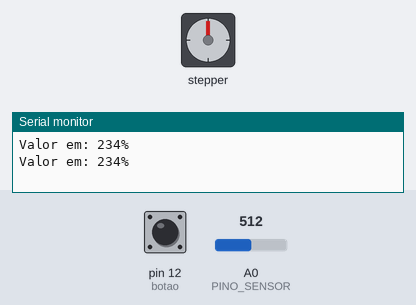
Simulated run of this sketch. Board: Arduino Uno, built with avr-gcc and run on an emulated ATmega328P. On the bench: stepper motor, the last lines printed to the serial monitor. The inputs (shaded band) are chosen by the test bench; at power-on: A0 (PINO_SENSOR) = 512, pin 12 (botao) LOW. Stepper angles assume 600 steps per turn.

Above: at 3.8 s.
3.9 s: A0 (PINO_SENSOR) set to 793
7.8 s: A0 (PINO_SENSOR) set to 809
At 9.15 s:
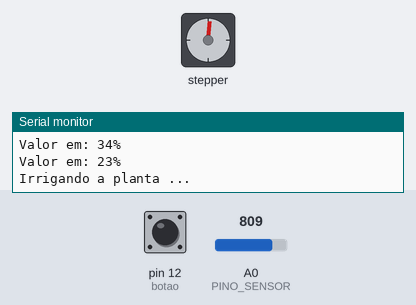
At 9.75 s:
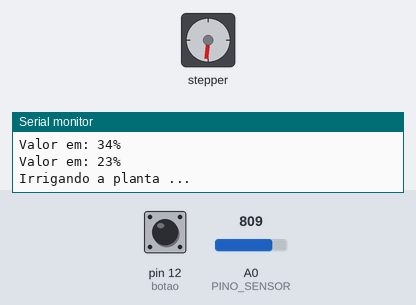
22.4 s: A0 (PINO_SENSOR) set to 716
At 22.76 s:
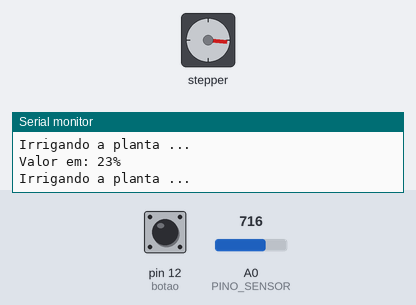
Timing chart, 0 to 25.4 s (numbered marks = the images above; inputs shaded):
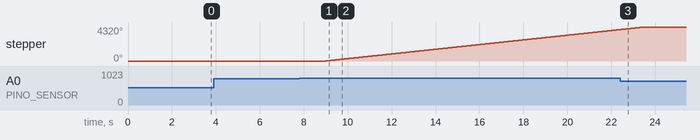

The sketch:

irrigacao_motorpasso.ino
```cpp
/*******************************************************************************
* Projeto Irrigador Automatico/Manual de Solo (v1.0)
*
* Este codigo monitora a umidade do solo, convertendo a leitura do sensor para
* um valor entre 0 e 100 %. Verificado a necessidade de irrigação do solo, ocorre
* o acionamento da bomba peristáltica (utilizamos um motor de passo para fins didáticos).
*
*******************************************************************************/

#include <Stepper.h>
#define botao 12

//Altere este valor para ajustar o número de passos por revolução do seu motor (Equivale a 1 volta completa).
const int passosporgiro = 600;

//Inicialização da Biblioteca Stepper.h e configuração dos pinos 8 ate o 11.
Stepper mp(passosporgiro, 8, 10, 9, 11);

//Declaracao do pino conectado ao sensor
const int PINO_SENSOR = A0;

//Declaracao da variavel que armazena as leituras do sensor
int leitura_sensor = 0;

//Declaracao da variavel auxiliar para o "delay" de 10 segundos
bool pausa = true;

//837
//

//Declaracao das variaveis que armazenam os valores de calibracao
const int VALOR_MAXIMO = 840; //Valor com solo seco
const int VALOR_MINIMO = 700; //Valor com solo umido
//Altere o valor das variaveis acima de acordo com as medias obtidas atraves da leitura padrão do sensor.

//Declaracao das variaveis que armazenam a concentracao maxima e minima desejada em %
const int CONCENTRACAO_MINIMA = 30;
const int CONCENTRACAO_MAXIMA = 90;
//Altere as variaveis acima com os valores ideais para a sua planta

//*******************************************************************************

void setup() {

  //Definindo Rotações por minuto do motor de passo (RPM).
  mp.setSpeed(50);

  //Define o Pino como Entrada de Dados.
  pinMode(botao, INPUT);

  // Define o pino do Motor como Saida de Dados.
  pinMode(passosporgiro, OUTPUT);

  //Define o Pino conectado ao sensor como uma Entrada de Dados.
  pinMode(PINO_SENSOR, INPUT);

  //Inicialização da Porta Serial (Monitor Serial).
  Serial.begin(9600);
}

//*******************************************************************************

void loop() {

  //Realiza a leitura do sensor, mapeando seus valores entre 0 e 100 %.
  leitura_sensor = analogRead(PINO_SENSOR);
  leitura_sensor = map(leitura_sensor, VALOR_MINIMO, VALOR_MAXIMO, 100, 0);
  Serial.println("Valor em: " + String(leitura_sensor) + "%");


  //Condição para identificar o status do Botão - 0 ou 1
  if (digitalRead(botao)== HIGH){ //Se o botão foi pressionado, faça
    Serial.println("Irrigação Manual"); // Imprime a frase no monitor serial
    mp.step(passosporgiro); //Acionamento do motor de passo


    //Verificando se a leitura esta abaixo da concetracao minima desejada:
  } else if(leitura_sensor < CONCENTRACAO_MINIMA){ //Se sim
      Serial.println("Irrigando a planta ..."); // Imprime a frase no monitor serial
      mp.step(passosporgiro); //Acionamento do motor de passo
      pausa = false; //Configura a variavel "pausa" como falsa
      } else if (leitura_sensor > CONCENTRACAO_MAXIMA) { //Caso contrario
          pausa = true; //Configura a variavel "pausa" como verdadeira
          }

  //Verifica se a variavel "pausa" e verdadeira
  if(pausa = true && leitura_sensor >= 30){ //Se sim
    //Aguarda 3 segundos para uma nova leitura
    delay(3000);
  }

}
```

Measured:
- the behaviour switches between 799 and 800 on A0 (PINO_SENSOR) (found by bisection; images 0 and 1)
- after the input at 7.8 s, stepper: keeps turning clockwise at about 298°/s, starting after 1.2 s
- after the input at 22.4 s, stepper: goes on until 23.5 s, then stays 4320°
